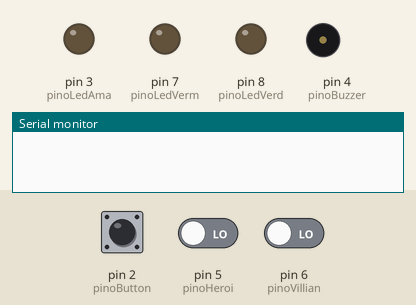
Simulated run of this sketch. Board: Arduino Uno, built with avr-gcc and run on an emulated ATmega328P. Parts: output pins drawn as LEDs (lit = HIGH), buzzer (waves = sounding, pin HIGH), the last lines printed to the serial monitor. The inputs (shaded band) are chosen by the test bench; at power-on: pin 2 (pinoButton) LOW, pin 5 (pinoHeroi) LOW, pin 6 (pinoVillian) LOW.

Above: at 2.2 s.
2.3 s: pin 2 (pinoButton) pulled HIGH for 0.15 s
At 3.7 s:
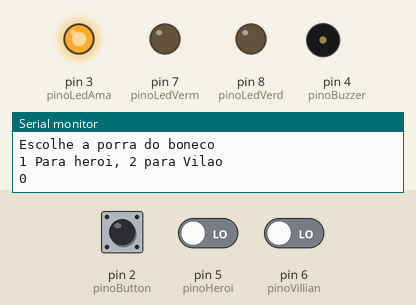
5.4 s: pin 5 (pinoHeroi) driven HIGH
At 6.8 s:
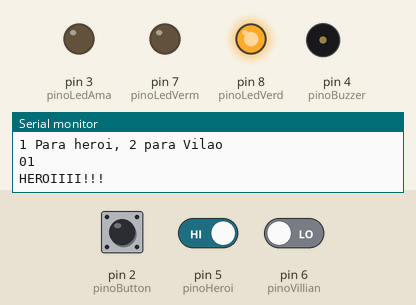
7.8 s: pin 6 (pinoVillian) driven HIGH
At 9.5 s:
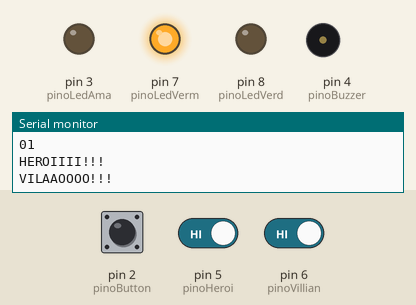
10.8 s: pin 6 (pinoVillian) driven LOW
12.3 s: pin 5 (pinoHeroi) driven LOW
At 12.6 s:
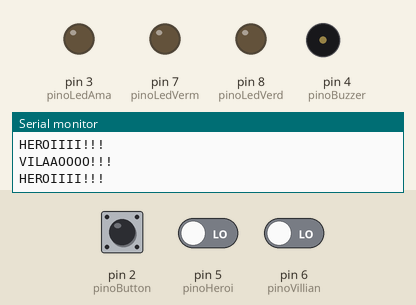
Timing chart, 0 to 14.8 s (numbered marks = the images above; inputs shaded):
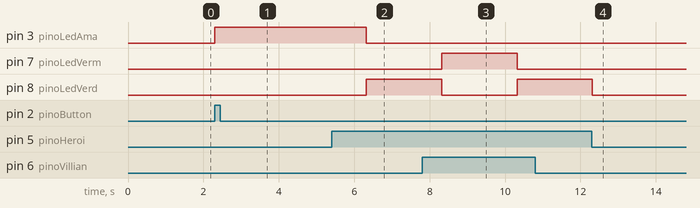

The sketch:

RPG.ino
```cpp
// constante para pino da buzzer
#define pinoBuzzer 4
#define pinoLedAma 3
#define pinoButton 2
#define pinoHeroi 5
#define pinoVillian 6
#define pinoLedVerm 7
#define pinoLedVerd 8
bool gamestatus = false;

void setup() {
  Serial.begin(9600);
  //modo do pino
  pinMode(pinoBuzzer, OUTPUT);
  pinMode(pinoLedVerm, OUTPUT);
  pinMode(pinoLedVerd, OUTPUT);
  pinMode(pinoLedAma, OUTPUT);
  pinMode(pinoButton, INPUT);
  pinMode(pinoHeroi, INPUT);
  pinMode(pinoVillian, INPUT);

  delay(1000);  //parada estrategica
}

void loop() {
  if (digitalRead(pinoButton) == 1) {
    digitalWrite(pinoLedAma, HIGH);
    Serial.println("Bem vindo ao RPG DUEL!!!");
    Serial.println("Escolhe a porra do boneco");
    Serial.println("1 Para heroi, 2 para Vilao");
    Serial.print(gamestatus);
    delay(4000);
    digitalWrite(pinoLedAma, LOW);
    gamestatus = true;
    Serial.println(gamestatus);
  }
  while (gamestatus == true) {

    if (digitalRead(pinoHeroi) == 1) {
      digitalWrite(pinoLedVerd, HIGH);
      Serial.println("HEROIIII!!!");
      delay(2000);
      digitalWrite(pinoLedVerd, LOW);
    }

    if (digitalRead(pinoVillian) == 1) {
      digitalWrite(pinoLedVerm, HIGH);
      Serial.println("VILAAOOOO!!!");
      delay(2000);
      digitalWrite(pinoLedVerm, LOW);
    }
  }
}
```

Measured:
- after the input at 2.3 s, pin 3 (pinoLedAma): LOW → HIGH at once
- after the input at 5.4 s, pin 8 (pinoLedVerd): LOW → HIGH after 0.92 s
- after the input at 7.8 s, pin 7 (pinoLedVerm): LOW → HIGH after 0.52 s, → LOW 2.0 s later; pin 8 (pinoLedVerd): HIGH → LOW after 0.52 s, → HIGH 2.0 s later
- after the input at 10.8 s, every drawn part: stays the same
- after the input at 12.3 s, pin 8 (pinoLedVerd): HIGH → LOW at once
